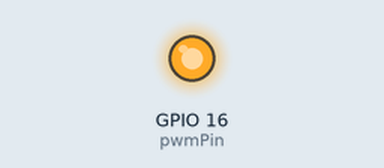
Bench run of a sketch on a simulated ESP32. Shown: output pins drawn as LEDs (lit = HIGH). What the sketch prints to the serial monitor is not drawn.

Above: at 0.1 s.
Timing chart, 0 to 1.6 s (numbered marks = the images above):
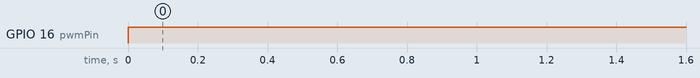

Measured:
- by itself, GPIO 16 (pwmPin): LOW → HIGH at 0.00 s

The sketch:

PWMfan.ino
```cpp
int pwmChannel = 0; //Choisit le canal 0
int frequence = 1000; //Fréquence PWM de 1 KHz
int resolution = 8; // Résolution de 8 bits, 256 valeurs possibles
int pwmPin = 16;
int val;

void setup(){
  Serial.begin(115200);

    // Configuration du canal 0 avec la fréquence et la résolution choisie
    ledcSetup(pwmChannel, frequence, resolution);

    // Assigne le canal PWM au pin 23
    ledcAttachPin(pwmPin, pwmChannel);

    // Créer la tension en sortie choisi

}

void loop(){
  int val = 4095;
  Serial.println(val); // donne une valeure de 0 à 4095
  ledcWrite(pwmChannel, val); //1.65 V
  delay(500);


}
```
